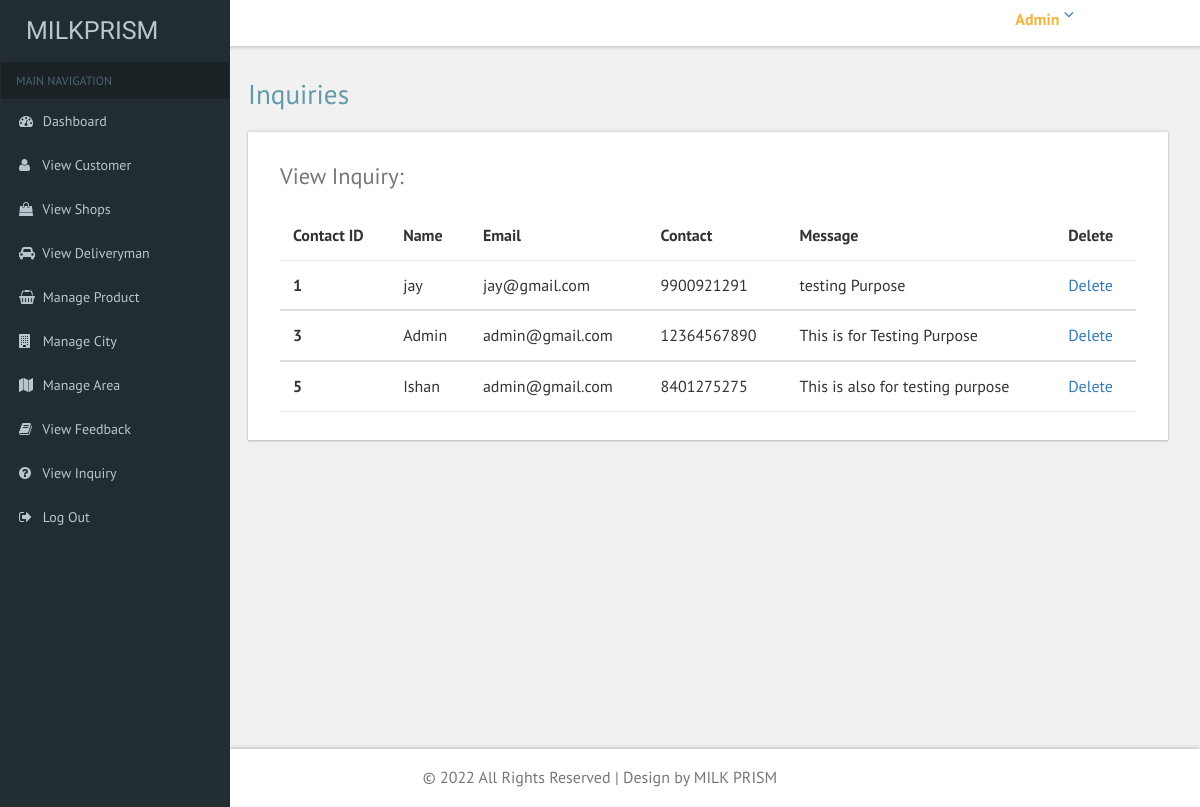
The app's page /ADMIN/view_inquiry.php (signed in) with its own data.
### tables this page shows
CREATE TABLE `contact` (
  `contact_id` int(11) NOT NULL,
  `name` varchar(50) NOT NULL,
  `email` varchar(50) NOT NULL,
  `contact` bigint(10) NOT NULL,
  `message` text NOT NULL
);

### ADMIN/view_inquiry.php (the view, shortened to what this page needs)
<?php
include "common/connection.php";
$category = $con->query("select * from contact");
?>
<!DOCTYPE HTML>
<html>
<head>
<link href="css/bootstrap.css" rel='stylesheet' type='text/css' />
<link href="css/style.css" rel='stylesheet' type='text/css' />
<link href="css/font-awesome.css" rel="stylesheet">
 <link href='css/SidebarNav.min.css' media='all' rel='stylesheet' type='text/css'/>
<link href="css/custom.css" rel="stylesheet">
</head>
<body class="cbp-spmenu-push">
	<div class="main-content">
	<div class="cbp-spmenu cbp-spmenu-vertical cbp-spmenu-left" id="cbp-spmenu-s1">
		<aside class="sidebar-left">
      <?php include "common/sidebar.php"; ?>
    </aside>
	</div>
		<?php include "common/header.php"; ?>
		<div id="page-wrapper">
			<div class="main-page">
				<div class="tables">
					<h2 class="title1">Inquiries</h2>
					<div class="panel-body widget-shadow">
						<h4>View Inquiry:</h4>
						<table class="table">
							<thead>
								<tr>
								  <th>Contact ID</th>
								  <th>Name</th>
								  <th>Email</th>
								  <th>Contact</th>
								  <th>Message</th>
								  <th>Delete</th>
								</tr>
							</thead>
							<?php
								while($row = $category->fetch_object())
								{
							?>
							<tbody>
								<tr>
								  <th scope="row"><?php echo "$row->contact_id"; ?></th>
								  <td><?php echo "$row->name"; ?></td>
								  <td><?php echo "$row->email"; ?></td>
								  <td><?php echo "$row->contact"; ?></td>
								  <td><?php echo "$row->message"; ?></td>
								  <td><a href="deleteInquiry.php?inqId=<?php echo $row -> contact_id ?>">Delete</a></td>
								</tr>
							</tbody>
							<?php
								}
							?>
						</table>
					</div>
				</div>
			</div>
		</div>
		<?php include "common/footer.php"; ?>
	</div>
</body>
</html>

### ADMIN/common/header.php (shortened to what this page needs)
<?php
include "connection.php";
$id = $_SESSION["id"];
$admin = $con->query("select * from admin where id='$id'");
$row = $admin->fetch_object();
?>
<div class="sticky-header header-section ">
			<div class="header-right">
				<div class="profile_details">
					<ul>
						<li class="dropdown profile_details_drop">
							<a href="#" class="dropdown-toggle" data-toggle="dropdown" aria-expanded="false">
								<div class="profile_img">
									<div class="user-name">
										<p><?php echo "$row->name";?></p>
									</div>
									<i class="fa fa-angle-down"></i>
								</div>
							</a>
						</li>
					</ul>
				</div>
				<div class="clearfix"> </div>
			</div>
			<div class="clearfix"> </div>
		</div>

### ADMIN/css/custom.css (style rules this page uses)
#page-wrapper { padding:5em 2em 2.5em; background-color: #F1F1F1; }

### records on screen
contact: contact_id "1", name "jay", email "jay@gmail.com", contact "9900921291", message "testing Purpose"
contact: contact_id "3", name "Admin", email "admin@gmail.com", contact "12364567890", message "This is for Testing Purpose"
contact: contact_id "5", name "Ishan", email "admin@gmail.com", contact "8401275275", message "This is also for testing purpose"

### other values on screen
$row->name "Admin"
